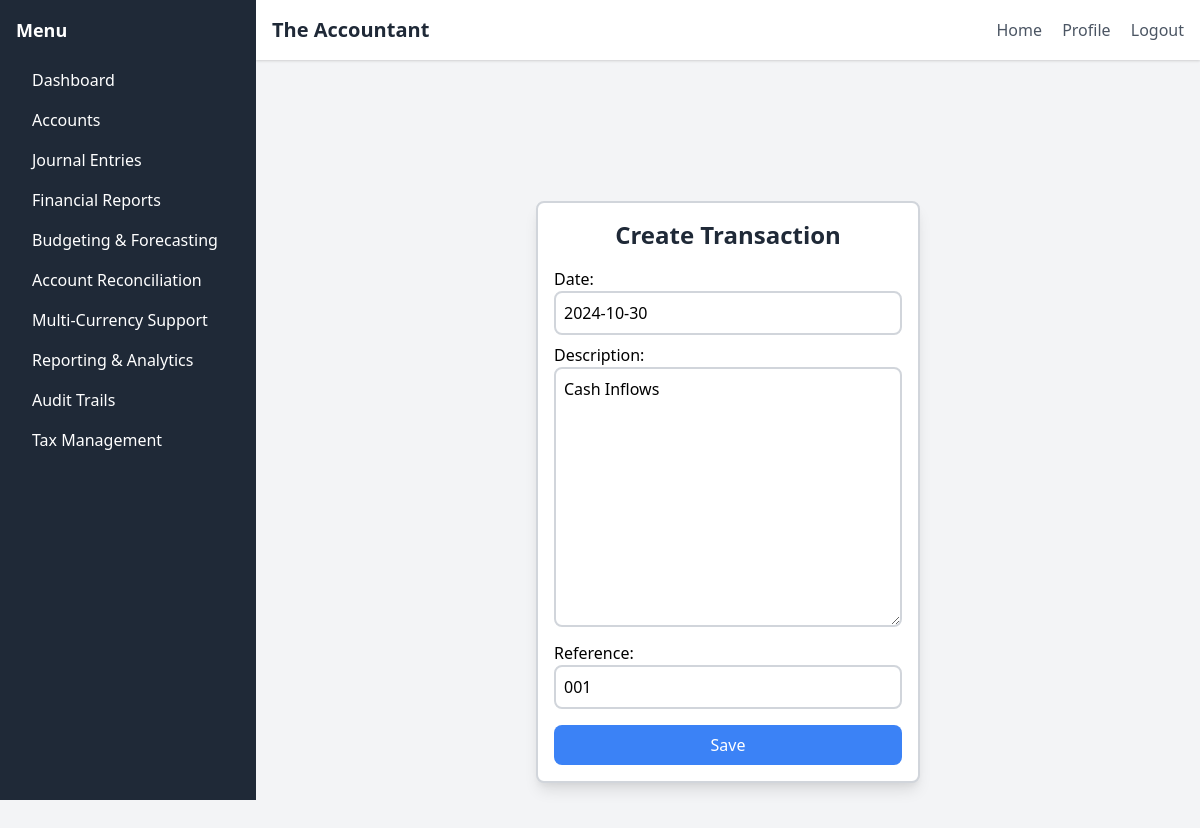
The page /gl/transactions/1/edit/ on the database its author committed.
### ledger/models.py (models this page shows, shortened)
class Transaction(models.Model):
    date = models.DateField()
    description = models.TextField()
    reference = models.CharField(max_length=255, blank=True, null=True)

### ledger/views.py (the view)
# urls.py: path('transactions/<int:pk>/edit/', views.transaction_update, name='transaction_update'),
def transaction_update(request, pk):
    transaction = get_object_or_404(Transaction, pk=pk)
    if request.method == 'POST':
        form = TransactionForm(request.POST, instance=transaction)
        if form.is_valid():
            form.save()
            return redirect('transaction_detail', pk=transaction.pk)
    else:
        form = TransactionForm(instance=transaction)
    return render(request, 'transaction_form.html', {'form': form})

### ledger/forms.py
class TransactionForm(forms.ModelForm):
    class Meta:
        model = Transaction
        fields = ['date', 'description', 'reference']
    def __init__(self, *args, **kwargs):
        super().__init__(*args, **kwargs)
        for field in self.fields.values():
            field.widget.attrs.update({
                'class': 'border-2 border-gray-300 rounded-lg p-2 w-full focus:outline-none focus:border-blue-500',
                'placeholder': f'Enter {field.label}'
            })
        self.fields['date'].widget.attrs.update({
            'type': 'date',  # Use the HTML5 date input
            'class': 'border-2 border-gray-300 rounded-lg p-2 w-full focus:outline-none focus:border-blue-500',  # Keep the existing styles
        })

### ledger/templates/transaction_form.html (shortened to what this page needs)
{% extends "base.html" %}
{% block content %}
<div class="flex items-center justify-center h-screen">
    <div class="bg-white border-2 border-gray-300 rounded-lg shadow-lg p-4 w-full max-w-sm">
        <h1 class="text-2xl font-bold mb-4 text-gray-800 text-center">Create Transaction</h1>
        <form method="post">
            <div class="space-y-2">
                {{ form.as_p }}
            </div>
            <button type="submit" class="w-full bg-blue-500 text-white py-2 rounded-lg hover:bg-blue-600 transition duration-200 mt-4">
                Save
            </button>
        </form>
    </div>
</div>
{% endblock %}

### rows shown on the page
Transaction: date "2024-10-30", description "Cash Inflows", reference "001"
